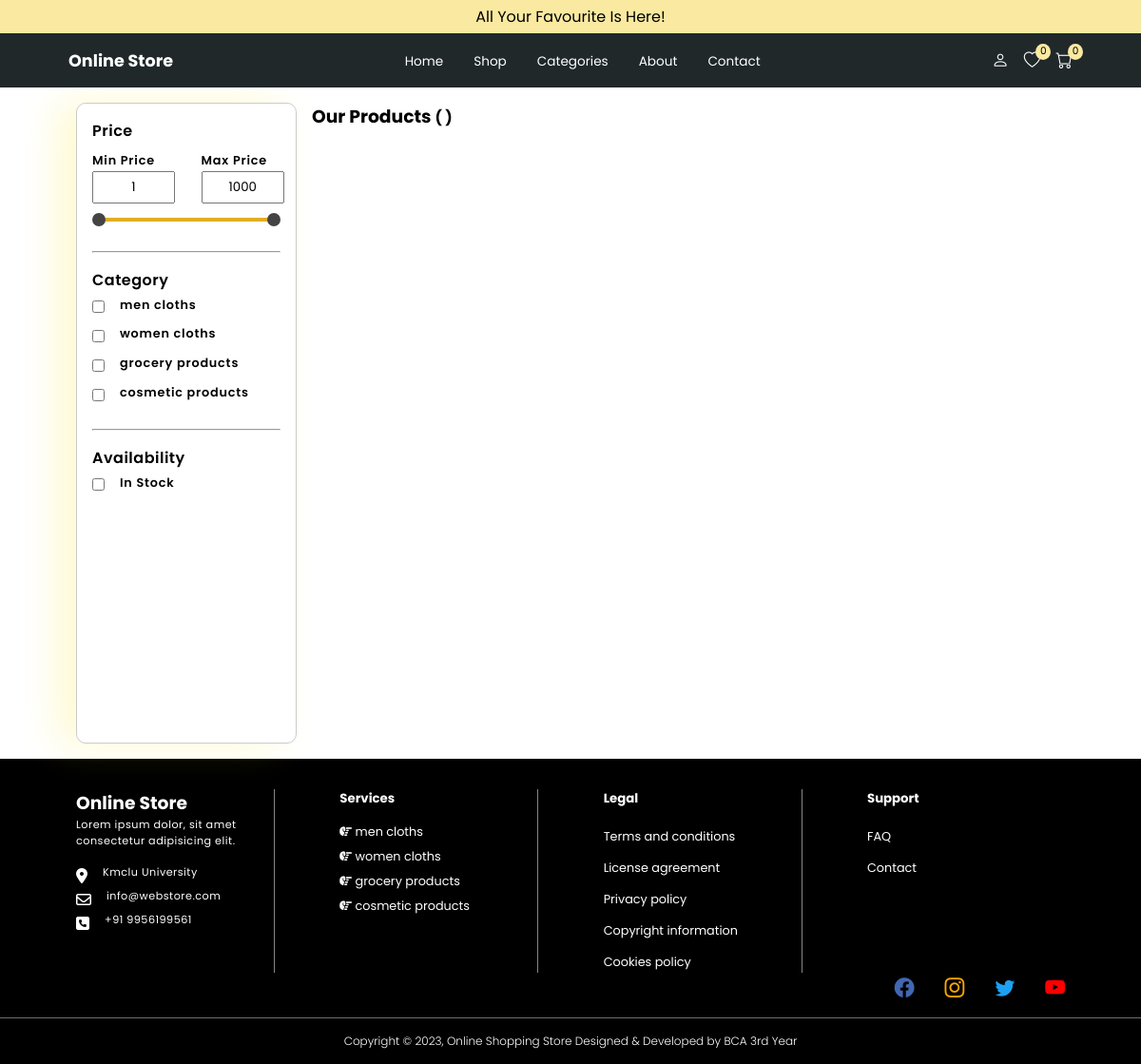
The app's page /pages/shop.php with its own data.
### tables this page shows
CREATE TABLE `category` (
  `id` int(11) NOT NULL,
  `category` varchar(50) DEFAULT NULL,
  `image` varchar(100) NOT NULL
);

### pages/shop.php (the view, shortened to what this page needs)
<?php include "./layout/header.php";
$category = $db->query('SELECT * FROM `category`');
$Iscategory = $category->num_rows;
?>
<div class="shop">
    <div class="container flex jt-between gap-1">
        <div class="sidebar w-20 flex flex-column gap-1" id="sideBarFilter">
            <div class="filter1 filter">
                <p>Price</p>
                <div class="panel">
                    <div class="flex price-input gap-2">
                        <div class="range-slider">
                            <label for="minPrice">Min Price</label>
                            <input type="number" name="min" id="minPrice" value="1" class="form-control input-min">
                        </div>
                        <div class="range-slider">
                            <label for="maxPrice">Max Price</label>
                            <input type="number" name="max" id="maxPrice" value="1000" class="form-control input-max">
                        </div>
                    </div>
                    <div class="slider">
                        <div class="progress"></div>
                    </div>
                </div>
            </div>
            <hr>
            <div class="filter2 filter">
                <p>Category</p>
                <?php
                if ($Iscategory > 0) {
                    while ($data = $category->fetch_assoc()) { ?>
                        <div class="flex items-center gap-1 mb-half">
                            <input type="checkbox" name="cat" id="<?php echo $data['id'] ?>" value="<?php echo $data['id'] ?>">
                            <label for="<?php echo $data['id'] ?>">
                                <?php echo $data['category'] ?>
                            </label>
                        </div>
                        <?php
                    }
                }
                ?>
            </div>
            <hr>
            <div class="filter3 filter">
                <p>Availability</p>
                <div class="flex items-center gap-1 mb-half">
                    <input type="checkbox" name="stock" id="inStock" value="1">
                    <label for="inStock">
                        In Stock
                    </label>
                </div>
            </div>
        </div>
        <div class="product-Listing w-80">
            <h3>Our Products <small>(
                     )
                </small></h3>
        </div>
    </div>
</div>
<?php include "./layout/footer.php" ?>

### pages/layout/footer.php (shortened to what this page needs)
<footer>
  <div class="sections flex jt-between gap-2">
    <div class="first">
      <h3>Online Store</h3>
      <p>Lorem ipsum dolor, sit amet consectetur adipisicing elit.</p>
      <div class="all-box mt-1">
        <div class="flex gap-1">
          <span><i class="fa-solid fa-location-dot"></i></span>
          <a class="text-white" href="address:  60 Grant Ave. Carteret NJ 0708">
            <p>Kmclu University</p>
          </a>
        </div>
        <div class="flex gap-1">
          <span><i class="fa-regular fa-envelope"></i></span>
          <a class="text-white" href="mailto: info@amicuscorpolegem.com">
            <p>info@webstore.com</p>
          </a>
        </div>
        <div class="flex gap-1">
          <span><i class="fa-solid fa-square-phone"></i></span>
          <p><a class="text-white" href="tel: 9616429977">+91 9956199561</a></p>
        </div>
      </div>
    </div>
    <div class=" second links">
      <h5>Services</h5>
      <ul>
        <?php $category = $db->query('SELECT * FROM `category` limit 5');
        $Iscategory = $category->num_rows;
        if ($Iscategory > 0) {
          while ($data = $category->fetch_assoc()) { ?>
            <li class="flex items-center "><a href="#"><i class="fa-solid fa-hand-point-right"></i>
                <?php echo $data['category'] ?>
              </a></li>
            <?php
          }
        }
        ?>
      </ul>
    </div>
    <div class=" third links">
      <h5>Legal</h5>
      <ul>
        <li><a href="#">Terms and conditions</a></li>
        <li><a href="#">License agreement</a></li>
        <li><a href="#">Privacy policy</a></li>
        <li><a href="#">Copyright information</a></li>
        <li><a href="#">Cookies policy</a></li>
      </ul>
    </div>
    <div class=" fourth links">
      <h5>Support</h5>
      <ul>
        <li><a href="#">FAQ</a></li>
        <li><a href="#">Contact</a></li>
      </ul>
    </div>
  </div>
  <div class="shareIcons">
    <ul>
      <li><a href="#" style="--icon-color: 	#4267B2;"><i class="bi bi-facebook"></i></a></li>
      <li><a href="#" style="--icon-color: orange;"><i class="bi bi-instagram"></i></a></li>
      <li><a href="#" style="--icon-color: #1DA1F2;"><i class="bi bi-twitter"></i></a></li>
      <li><a href="#" style="--icon-color: red;"><i class="bi bi-youtube"></i></a></li>
    </ul>
  </div>
</footer>
<div class="bottom-bar">
  <p class="text-center">Copyright © 2023, Online Shopping Store Designed & Developed by BCA 3rd Year</p>
</div>
</body>
</html>

### css/style.css (style rules this page uses)
footer { background: #000; color: #fff; padding: 2rem 5rem 1rem 5rem; }
footer .sections > div { width: 20%; border-right: 1px solid #ffffff86; }
footer .sections > div ul { margin-top: 1rem; display: flex; flex-direction: column; gap: 0.5rem; }
footer .sections > div:last-child { width: 20%; border-right: 0; }
footer .sections .first p { font-size: 0.7rem; letter-spacing: 0.5px; }
footer .links a { color: #fff; font-size: 0.8rem; }
footer .shareIcons { display: flex; justify-content: end; }
footer .shareIcons ul { display: flex; gap: 2rem; }
footer .shareIcons ul a { font-size: 1.3rem; color: var(--icon-color); }
.bottom-bar { border-top: 1px solid #6e6e6e; background: #000; padding: 10px 0; }
.bottom-bar p { font-size: 12px; font-weight: 300; padding: 5px 0; color: #ffffff; }
.shop { padding-top: 1rem; padding-bottom: 1rem; }
.sidebar { border: 1px solid #00000034; box-shadow: -20px 0px 40px rgba(255, 232, 27, 0.2); padding: 1rem; border-radius: 10px; position: sticky; top: 10%; height: 80vh; overflow: auto; }
.shop .sidebar .filter p { margin-bottom: 0.3rem; font-weight: 600; letter-spacing: 0.5px; }
.shop .sidebar .filter label { margin-bottom: 0.3rem; font-size: 0.8rem; font-weight: 600; letter-spacing: 0.8px; }
.panel .range-slider label { font-size: 0.8rem; }
.panel .range-slider input.form-control { height: 30px; width: 100%; text-align: center; }
.panel .slider { position: relative; background-color: #ddd; border-radius: 5px; height: 4px; margin: 15px 10px; }
.panel .slider .progress { position: absolute; height: 4px; background: #dfae26; content: ""; left: 0%; right: 0%; border-radius: 10px; }

### css/common.css (style rules this page uses)
* { margin: 0; padding: 0; font-family: "Poppins", sans-serif; }
:root { --theme-color: #faeaa1; }
body { width: 100%; }
li { list-style: none; }
a { text-decoration: none; }
.flex { display: flex; }
.jt-between { justify-content: space-between; }
.items-center { align-items: center; }
.gap-1 { gap: 1rem; }
.gap-2 { gap: 2rem; }
.flex-column { flex-direction: column; }
.text-center { text-align: center; }
.text-white { color: #fff; }
.mb-half { margin-bottom: 0.5rem; }
.mt-1 { margin-top: 1rem; }
.w-20 { width: 20%; }
.w-80 { width: 80%; }
.container { padding-left: 5rem; padding-right: 5rem; }

### css/utilities.css (style rules this page uses)
* { scroll-behavior: smooth; }

### records on screen
category: category "men cloths"
category: category "women cloths"
category: category "grocery products"
category: category "cosmetic products"
